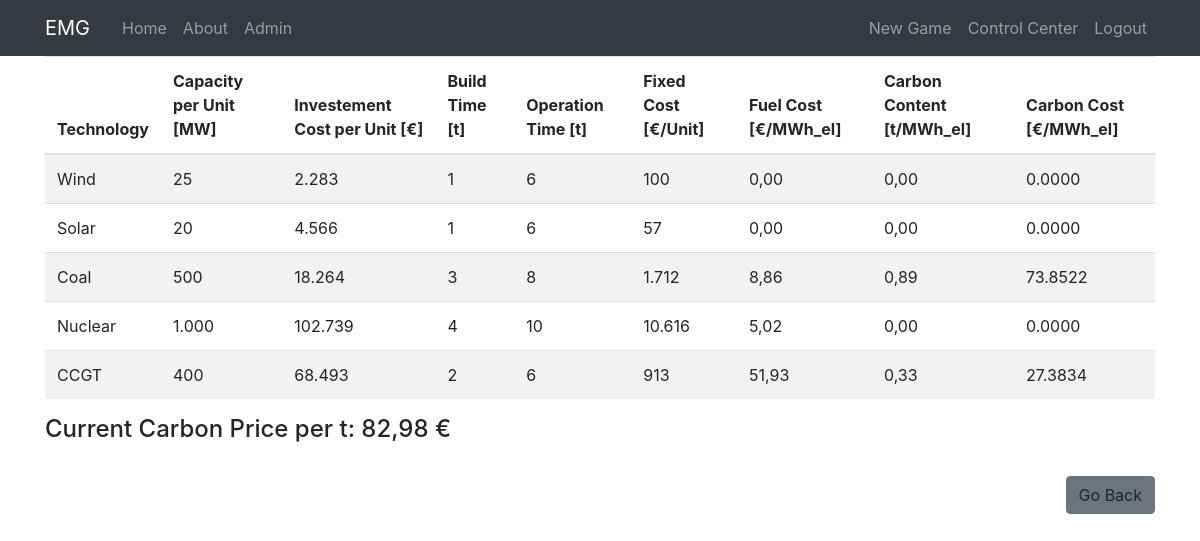
Before: /data/ (signed in) with the older database file.
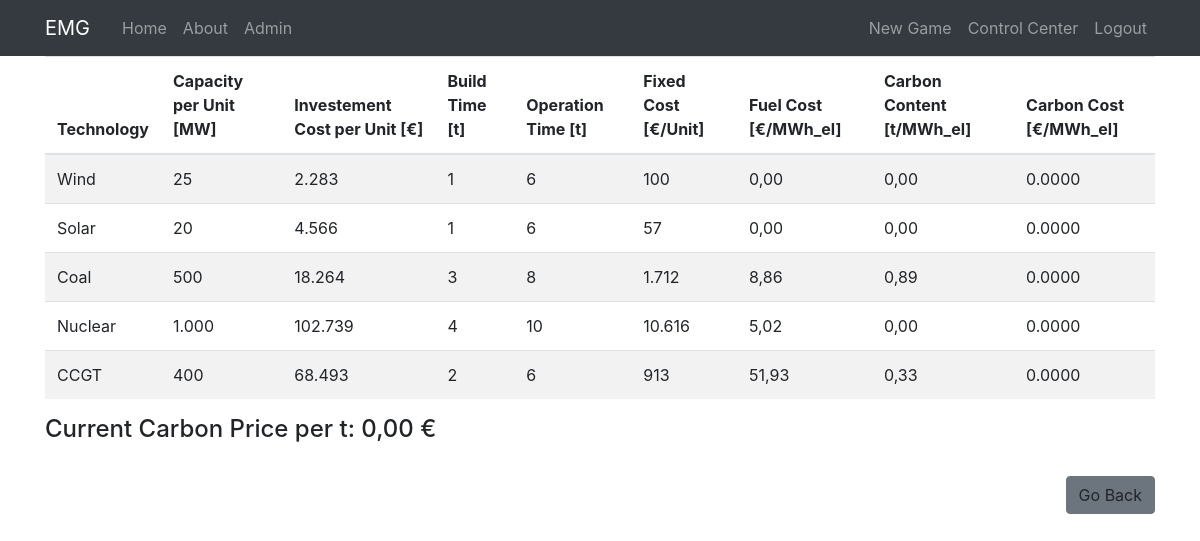
After: the same page with the newer database file.
### game/models.py (models this page shows, shortened)
class tech(models.Model):
    technology = models.CharField(max_length=30, unique=True)
    capacity = models.IntegerField(default=0)
    investment_cost = models.IntegerField()
    build_time = models.IntegerField()
    operation_time = models.PositiveIntegerField()
    fixed_cost = models.PositiveIntegerField(default=0)
    fuel_cost = models.DecimalField(decimal_places=2, max_digits=10)
    carbon_content = models.DecimalField(decimal_places=2, max_digits=10)
    default_amount = models.PositiveIntegerField(default=0)

class settings(models.Model):
    name = models.CharField(max_length=30)
    value = models.DecimalField(decimal_places=2, max_digits=20)
    game = models.ForeignKey(sessions, on_delete=models.CASCADE, to_field="name")

### game/views.py (the view)
# urls.py: path('data/', views.data, name='game-data'),
@login_required
def data(request):
    profile = Profile.objects.get(user_id = request.user.id)
    joined_game = Profile.objects.values_list('joined_game', flat=True).get(user_id = request.user.id)
    if not request.user.is_staff:
        if profile.joined_game is not None:
            if not profile.ready and sessions.objects.get(name = joined_game).ready:
                current_game = sessions.objects.get(name = joined_game)
                carbon_price = settings.objects.get(name='carbon_price', game = current_game).value
            elif profile.ready and sessions.objects.get(name = joined_game).ready: # Spieler ist ready für die nächste Runde und das Spiel ist gestartet
                messages.warning(request, f'Please wait for the next round to start!')
                return redirect('users-ready_room')
            elif not sessions.objects.get(name = joined_game).ready: # Spieler ist einem Spiel beigetreten aber das Spiel ist noch nicht gestartet
                messages.warning(request, f'Please wait for the Game to start!')
                return redirect('users-waiting_room')
        else:
            messages.warning(request, f'Please join a Game')
            return redirect('users-join_game')
    else:
        if profile.joined_game is not None:
                current_game = sessions.objects.get(name = joined_game)
                carbon_price = settings.objects.get(name='carbon_price', game = current_game).value
        else:
            messages.warning(request, f'Please host a Game')
            return redirect('users-staff_new_game')
    context ={
        "title": "Technology Data",
        "datas": tech.objects.all(), #Variable für data.html, welche die gesamte tech Tabelle enthält
        "carbon_price": carbon_price,
    }
    return render(request, 'game/data.html', context)

### users/templatetags/custom_tags.py (called while the page is built)
@register.simple_tag()
def multiply(a, b, *args, **kwargs):
    return a * b

### EMGproject/game/templates/game/data.html (shortened to what this page needs)
{% extends "game/base.html" %}
{% load custom_tags %}
{% block content %}
<table class="table table-striped">
    <thead>
        <tr>
        <th scope="col">Technology</th>
        <th scope="col">Capacity per Unit [MW]</th>
        <th scope="col">Investement Cost per Unit [€]</th>
        <th scope="col">Build Time [t]</th>
        <th scope="col">Operation Time [t]</th>
        <th scope="col">Fixed Cost [€/Unit]</th>
        <th scope="col">Fuel Cost [€/MWh_el]</th>
        <th scope="col">Carbon Content [t/MWh_el]</th>
        <th scope="col">Carbon Cost [€/MWh_el]</th>
        </tr>
    </thead>
    <tbody>
        {% for data in datas %}
        <tr scope="row">
            <td>{{ data.technology }}</td>
            <td>{{ data.capacity }}</td>
            <td>{{ data.investment_cost }}</td>
            <td>{{ data.build_time }}</td>
            <td>{{ data.operation_time }}</td>
            <td>{{ data.fixed_cost }}</td>
            <td>{{ data.fuel_cost }}</td>
            <td>{{ data.carbon_content }}</td>
            <td>{% multiply data.carbon_content carbon_price %}</td>
        </tr>
        {% endfor %}
    </tbody>
</table>
<h4>Current Carbon Price per t: {{ carbon_price }} €</h4>
<br>
<a  class="btn btn-secondary mb-4" role="button" onclick="history.back()" style="float:right;">Go Back</a>
{% endblock content%}

Changed rows visible on the page:
removed settings: value "82,98"
computed for tech "Coal": carbon_content "73.8522" → "0.0000"
computed for tech "CCGT": carbon_content "27.3834" → "0.0000"
added settings: value "0,00"
